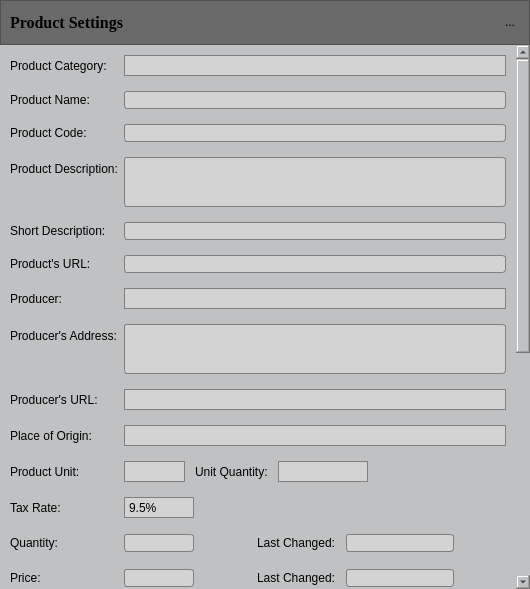
<?xml version="1.0" encoding="UTF-8"?>
<ui version="4.0">
 <class>ProductSettings</class>
 <widget class="QDialog" name="ProductSettings">
  <property name="windowModality">
   <enum>Qt::ApplicationModal</enum>
  </property>
  <property name="geometry">
   <rect>
    <x>0</x>
    <y>0</y>
    <width>530</width>
    <height>589</height>
   </rect>
  </property>
  <property name="sizePolicy">
   <sizepolicy hsizetype="Expanding" vsizetype="Expanding">
    <horstretch>0</horstretch>
    <verstretch>0</verstretch>
   </sizepolicy>
  </property>
  <property name="minimumSize">
   <size>
    <width>530</width>
    <height>0</height>
   </size>
  </property>
  <property name="maximumSize">
   <size>
    <width>530</width>
    <height>16777215</height>
   </size>
  </property>
  <property name="windowTitle">
   <string>Dialog</string>
  </property>
  <property name="styleSheet">
   <string notr="true">QWidget {
	background-color: rgb(191,193,194);
}

/*	Push button*/
QPushButton {
	min-height: 20px;
	border: 1px solid gray;
	border-radius: 3px;
	background-color: lightgray;
	selection-background-color: gray;
}

QPushButton:hover {
	background-color: gray;
	border-radius: 3px;
}

/*Combo box*/
QComboBox {
	min-height: 19px;
	background-color: lightgray;
	selection-background-color: gray;
	padding-left: 4px;
	border: 1px solid gray;
}

QComboBox:editable {
	min-height: 19px;
	background-color: lightgray;
	selection-background-color: gray;
	padding-left: 0px;
	border: 1px solid gray;	
}

QComboBox::down-arrow {
	image: url(C:/Projekti/arrow_down.png);
    width: 10px;
    height: 10px;
}

QComboBox::drop-down {
	border: 0px;
    subcontrol-position: top right;
    width: 15px;
}

QComboBox QAbstractItemView {
	border: 1px solid black;
	background-color: lightgray;
	selection-background-color: gray;
}


 QComboBox:hover {
	background-color: gray;
}


/*Line edit*/
QLineEdit,QTextEdit {
    border: 1px solid gray;
	border-radius: 3px;
    background-color: lightgray;
    selection-background-color: darkgray;
}

/*Tool button*/
QToolButton {
	max-width: 77px;
	max-height: 20px;
	border: 0px solid gray;
}
</string>
  </property>
  <layout class="QVBoxLayout" name="verticalLayout">
   <property name="spacing">
    <number>0</number>
   </property>
   <property name="leftMargin">
    <number>0</number>
   </property>
   <property name="topMargin">
    <number>0</number>
   </property>
   <property name="rightMargin">
    <number>0</number>
   </property>
   <property name="bottomMargin">
    <number>0</number>
   </property>
   <item>
    <widget class="QFrame" name="frame_2">
     <property name="sizePolicy">
      <sizepolicy hsizetype="Preferred" vsizetype="Fixed">
       <horstretch>0</horstretch>
       <verstretch>0</verstretch>
      </sizepolicy>
     </property>
     <property name="minimumSize">
      <size>
       <width>0</width>
       <height>45</height>
      </size>
     </property>
     <property name="styleSheet">
      <string notr="true">background-color:rgb(105,105,105)</string>
     </property>
     <property name="frameShape">
      <enum>QFrame::StyledPanel</enum>
     </property>
     <property name="frameShadow">
      <enum>QFrame::Raised</enum>
     </property>
     <layout class="QHBoxLayout" name="horizontalLayout">
      <item>
       <widget class="QLabel" name="label">
        <property name="font">
         <font>
          <family>Times New Roman</family>
          <pointsize>12</pointsize>
          <weight>75</weight>
          <bold>true</bold>
         </font>
        </property>
        <property name="text">
         <string>Product Settings</string>
        </property>
       </widget>
      </item>
      <item>
       <widget class="QToolButton" name="m_pToolButtonClose">
        <property name="styleSheet">
         <string notr="true">/*Tool button*/
QToolButton {
	max-width: 20px;
	max-height: 20px;
	border: 0px solid gray;
}
</string>
        </property>
        <property name="text">
         <string>...</string>
        </property>
        <property name="icon">
         <iconset>
          <normaloff>../../../../Resources/Icons/close-icon.png</normaloff>../../../../Resources/Icons/close-icon.png</iconset>
        </property>
       </widget>
      </item>
     </layout>
    </widget>
   </item>
   <item>
    <widget class="QScrollArea" name="scrollArea_2">
     <property name="frameShape">
      <enum>QFrame::NoFrame</enum>
     </property>
     <property name="widgetResizable">
      <bool>true</bool>
     </property>
     <widget class="QWidget" name="scrollAreaWidgetContents_2">
      <property name="geometry">
       <rect>
        <x>0</x>
        <y>-396</y>
        <width>516</width>
        <height>1082</height>
       </rect>
      </property>
      <layout class="QFormLayout" name="formLayout">
       <property name="fieldGrowthPolicy">
        <enum>QFormLayout::AllNonFixedFieldsGrow</enum>
       </property>
       <property name="horizontalSpacing">
        <number>6</number>
       </property>
       <property name="verticalSpacing">
        <number>15</number>
       </property>
       <property name="leftMargin">
        <number>10</number>
       </property>
       <property name="topMargin">
        <number>10</number>
       </property>
       <property name="rightMargin">
        <number>10</number>
       </property>
       <property name="bottomMargin">
        <number>10</number>
       </property>
       <item row="0" column="0">
        <widget class="QLabel" name="label_22">
         <property name="text">
          <string>Product Category:</string>
         </property>
        </widget>
       </item>
       <item row="0" column="1">
        <widget class="QComboBox" name="m_pComboBoxProductCategory">
         <property name="minimumSize">
          <size>
           <width>0</width>
           <height>21</height>
          </size>
         </property>
         <property name="editable">
          <bool>true</bool>
         </property>
        </widget>
       </item>
       <item row="1" column="0">
        <widget class="QLabel" name="label_23">
         <property name="text">
          <string>Product Name:</string>
         </property>
        </widget>
       </item>
       <item row="1" column="1">
        <widget class="QLineEdit" name="m_pLineEditProductName"/>
       </item>
       <item row="2" column="0">
        <widget class="QLabel" name="label_24">
         <property name="text">
          <string>Product Code:</string>
         </property>
        </widget>
       </item>
       <item row="2" column="1">
        <widget class="QLineEdit" name="m_pLineEditProductCode"/>
       </item>
       <item row="3" column="0">
        <widget class="QLabel" name="label_25">
         <property name="text">
          <string>Product Description:</string>
         </property>
        </widget>
       </item>
       <item row="3" column="1">
        <widget class="QTextEdit" name="m_pTextEditProductDescription">
         <property name="maximumSize">
          <size>
           <width>16777215</width>
           <height>50</height>
          </size>
         </property>
         <property name="tabStopWidth">
          <number>80</number>
         </property>
        </widget>
       </item>
       <item row="4" column="0">
        <widget class="QLabel" name="label_26">
         <property name="text">
          <string>Short Description:</string>
         </property>
        </widget>
       </item>
       <item row="4" column="1">
        <widget class="QLineEdit" name="m_pLineEditShortDescription"/>
       </item>
       <item row="5" column="0">
        <widget class="QLabel" name="label_27">
         <property name="text">
          <string>Product's URL:</string>
         </property>
        </widget>
       </item>
       <item row="5" column="1">
        <widget class="QLineEdit" name="m_pLineEditProductURL"/>
       </item>
       <item row="6" column="0">
        <widget class="QLabel" name="label_28">
         <property name="text">
          <string>Producer:</string>
         </property>
        </widget>
       </item>
       <item row="6" column="1">
        <widget class="QComboBox" name="m_pComboBoxProducer">
         <property name="minimumSize">
          <size>
           <width>0</width>
           <height>21</height>
          </size>
         </property>
         <property name="editable">
          <bool>true</bool>
         </property>
        </widget>
       </item>
       <item row="7" column="0">
        <widget class="QLabel" name="label_29">
         <property name="text">
          <string>Producer's Address:</string>
         </property>
         <property name="wordWrap">
          <bool>true</bool>
         </property>
        </widget>
       </item>
       <item row="7" column="1">
        <widget class="QTextEdit" name="m_pTextEditProducerAddress">
         <property name="maximumSize">
          <size>
           <width>16777215</width>
           <height>50</height>
          </size>
         </property>
        </widget>
       </item>
       <item row="8" column="0">
        <widget class="QLabel" name="label_6">
         <property name="text">
          <string>Producer's URL:</string>
         </property>
        </widget>
       </item>
       <item row="8" column="1">
        <widget class="QComboBox" name="m_pComboBoxProducerURL">
         <property name="minimumSize">
          <size>
           <width>0</width>
           <height>21</height>
          </size>
         </property>
         <property name="editable">
          <bool>true</bool>
         </property>
        </widget>
       </item>
       <item row="9" column="0">
        <widget class="QLabel" name="label_30">
         <property name="text">
          <string>Place of Origin:</string>
         </property>
        </widget>
       </item>
       <item row="9" column="1">
        <widget class="QComboBox" name="m_pComboBoxPlaceOfOrigin">
         <property name="minimumSize">
          <size>
           <width>0</width>
           <height>21</height>
          </size>
         </property>
         <property name="editable">
          <bool>true</bool>
         </property>
        </widget>
       </item>
       <item row="27" column="0" colspan="2">
        <layout class="QHBoxLayout" name="horizontalLayout_6">
         <property name="spacing">
          <number>10</number>
         </property>
         <property name="bottomMargin">
          <number>0</number>
         </property>
         <item>
          <widget class="QPushButton" name="m_pPushButtonSave">
           <property name="text">
            <string>Save</string>
           </property>
          </widget>
         </item>
         <item>
          <widget class="QPushButton" name="m_pPushButtonCancel">
           <property name="text">
            <string>Cancel</string>
           </property>
          </widget>
         </item>
        </layout>
       </item>
       <item row="24" column="0" colspan="2">
        <spacer name="verticalSpacer">
         <property name="orientation">
          <enum>Qt::Vertical</enum>
         </property>
         <property name="sizeHint" stdset="0">
          <size>
           <width>20</width>
           <height>40</height>
          </size>
         </property>
        </spacer>
       </item>
       <item row="12" column="0">
        <widget class="QLabel" name="label_33">
         <property name="text">
          <string>Quantity:</string>
         </property>
        </widget>
       </item>
       <item row="12" column="1">
        <layout class="QHBoxLayout" name="horizontalLayout_7" stretch="0,0,0,0,0">
         <property name="spacing">
          <number>10</number>
         </property>
         <item>
          <widget class="QLineEdit" name="m_pLineEditQuantity">
           <property name="minimumSize">
            <size>
             <width>70</width>
             <height>0</height>
            </size>
           </property>
           <property name="maximumSize">
            <size>
             <width>70</width>
             <height>16777215</height>
            </size>
           </property>
          </widget>
         </item>
         <item>
          <spacer name="horizontalSpacer_2">
           <property name="orientation">
            <enum>Qt::Horizontal</enum>
           </property>
           <property name="sizeHint" stdset="0">
            <size>
             <width>40</width>
             <height>20</height>
            </size>
           </property>
          </spacer>
         </item>
         <item>
          <widget class="QLabel" name="label_19">
           <property name="text">
            <string>Last Changed:</string>
           </property>
          </widget>
         </item>
         <item>
          <widget class="QLineEdit" name="m_pLineEditQuantLastChanged">
           <property name="minimumSize">
            <size>
             <width>70</width>
             <height>0</height>
            </size>
           </property>
          </widget>
         </item>
         <item>
          <spacer name="horizontalSpacer_6">
           <property name="orientation">
            <enum>Qt::Horizontal</enum>
           </property>
           <property name="sizeHint" stdset="0">
            <size>
             <width>40</width>
             <height>20</height>
            </size>
           </property>
          </spacer>
         </item>
        </layout>
       </item>
       <item row="13" column="0">
        <widget class="QLabel" name="label_34">
         <property name="text">
          <string>Price:</string>
         </property>
        </widget>
       </item>
       <item row="13" column="1">
        <layout class="QHBoxLayout" name="horizontalLayout_5">
         <property name="spacing">
          <number>10</number>
         </property>
         <item>
          <widget class="QLineEdit" name="m_pLineEditPrice">
           <property name="minimumSize">
            <size>
             <width>70</width>
             <height>0</height>
            </size>
           </property>
           <property name="maximumSize">
            <size>
             <width>70</width>
             <height>16777215</height>
            </size>
           </property>
          </widget>
         </item>
         <item>
          <spacer name="horizontalSpacer">
           <property name="orientation">
            <enum>Qt::Horizontal</enum>
           </property>
           <property name="sizeHint" stdset="0">
            <size>
             <width>40</width>
             <height>20</height>
            </size>
           </property>
          </spacer>
         </item>
         <item>
          <widget class="QLabel" name="label_17">
           <property name="text">
            <string>Last Changed:</string>
           </property>
          </widget>
         </item>
         <item>
          <widget class="QLineEdit" name="m_pLineEditPriceLastChanged">
           <property name="minimumSize">
            <size>
             <width>70</width>
             <height>0</height>
            </size>
           </property>
          </widget>
         </item>
         <item>
          <spacer name="horizontalSpacer_7">
           <property name="orientation">
            <enum>Qt::Horizontal</enum>
           </property>
           <property name="sizeHint" stdset="0">
            <size>
             <width>40</width>
             <height>20</height>
            </size>
           </property>
          </spacer>
         </item>
        </layout>
       </item>
       <item row="10" column="0">
        <widget class="QLabel" name="label_32">
         <property name="text">
          <string>Product Unit:</string>
         </property>
        </widget>
       </item>
       <item row="10" column="1">
        <widget class="QFrame" name="frame">
         <layout class="QHBoxLayout" name="horizontalLayout_8" stretch="0,0,5,4">
          <property name="spacing">
           <number>10</number>
          </property>
          <property name="leftMargin">
           <number>0</number>
          </property>
          <property name="topMargin">
           <number>0</number>
          </property>
          <property name="rightMargin">
           <number>0</number>
          </property>
          <property name="bottomMargin">
           <number>0</number>
          </property>
          <item>
           <widget class="QComboBox" name="m_pComboBoxProductUnit">
            <property name="minimumSize">
             <size>
              <width>0</width>
              <height>21</height>
             </size>
            </property>
            <property name="editable">
             <bool>true</bool>
            </property>
           </widget>
          </item>
          <item>
           <widget class="QLabel" name="label_20">
            <property name="sizePolicy">
             <sizepolicy hsizetype="Preferred" vsizetype="Preferred">
              <horstretch>0</horstretch>
              <verstretch>0</verstretch>
             </sizepolicy>
            </property>
            <property name="text">
             <string>Unit Quantity:</string>
            </property>
           </widget>
          </item>
          <item>
           <widget class="QComboBox" name="m_pComboBoxUnitQuantity">
            <property name="sizePolicy">
             <sizepolicy hsizetype="Expanding" vsizetype="Fixed">
              <horstretch>0</horstretch>
              <verstretch>0</verstretch>
             </sizepolicy>
            </property>
            <property name="minimumSize">
             <size>
              <width>50</width>
              <height>21</height>
             </size>
            </property>
            <property name="maximumSize">
             <size>
              <width>90</width>
              <height>16777215</height>
             </size>
            </property>
            <property name="editable">
             <bool>true</bool>
            </property>
           </widget>
          </item>
          <item>
           <spacer name="horizontalSpacer_3">
            <property name="orientation">
             <enum>Qt::Horizontal</enum>
            </property>
            <property name="sizeHint" stdset="0">
             <size>
              <width>40</width>
              <height>20</height>
             </size>
            </property>
           </spacer>
          </item>
         </layout>
        </widget>
       </item>
       <item row="11" column="0">
        <widget class="QLabel" name="label_35">
         <property name="text">
          <string>Tax Rate:</string>
         </property>
        </widget>
       </item>
       <item row="11" column="1">
        <widget class="QComboBox" name="m_pComboBoxTaxRate">
         <property name="maximumSize">
          <size>
           <width>70</width>
           <height>16777215</height>
          </size>
         </property>
         <item>
          <property name="text">
           <string>9.5%</string>
          </property>
         </item>
         <item>
          <property name="text">
           <string>22%</string>
          </property>
         </item>
        </widget>
       </item>
       <item row="14" column="0">
        <widget class="QLabel" name="label_31">
         <property name="text">
          <string>Image:</string>
         </property>
        </widget>
       </item>
       <item row="14" column="1">
        <layout class="QHBoxLayout" name="horizontalLayout_4" stretch="0,1">
         <property name="spacing">
          <number>15</number>
         </property>
         <property name="rightMargin">
          <number>0</number>
         </property>
         <item>
          <widget class="QLabel" name="m_pLabelTexture">
           <property name="minimumSize">
            <size>
             <width>50</width>
             <height>50</height>
            </size>
           </property>
           <property name="frameShape">
            <enum>QFrame::StyledPanel</enum>
           </property>
           <property name="text">
            <string/>
           </property>
          </widget>
         </item>
         <item>
          <layout class="QFormLayout" name="formLayout_2">
           <property name="fieldGrowthPolicy">
            <enum>QFormLayout::AllNonFixedFieldsGrow</enum>
           </property>
           <property name="horizontalSpacing">
            <number>10</number>
           </property>
           <property name="rightMargin">
            <number>0</number>
           </property>
           <item row="0" column="0">
            <widget class="QLabel" name="label_10">
             <property name="text">
              <string>Select:</string>
             </property>
            </widget>
           </item>
           <item row="0" column="1">
            <widget class="QComboBox" name="m_pComboBoxImageSelect">
             <property name="sizePolicy">
              <sizepolicy hsizetype="Expanding" vsizetype="Fixed">
               <horstretch>0</horstretch>
               <verstretch>0</verstretch>
              </sizepolicy>
             </property>
             <property name="minimumSize">
              <size>
               <width>0</width>
               <height>21</height>
              </size>
             </property>
             <property name="editable">
              <bool>true</bool>
             </property>
            </widget>
           </item>
           <item row="1" column="0">
            <widget class="QLabel" name="label_11">
             <property name="text">
              <string>Add New:</string>
             </property>
            </widget>
           </item>
           <item row="1" column="1">
            <widget class="QToolButton" name="m_pToolButtonSetTexture">
             <property name="minimumSize">
              <size>
               <width>20</width>
               <height>20</height>
              </size>
             </property>
             <property name="maximumSize">
              <size>
               <width>79</width>
               <height>22</height>
              </size>
             </property>
             <property name="font">
              <font>
               <kerning>true</kerning>
              </font>
             </property>
             <property name="focusPolicy">
              <enum>Qt::TabFocus</enum>
             </property>
             <property name="styleSheet">
              <string notr="true">/*Tool button*/
QToolButton {
	max-width: 77px;
	max-height: 20px;
	border: 1px solid gray;
}

QToolButton:hover {
	background-color: gray;
	border-radius: 1px;
}
</string>
             </property>
             <property name="text">
              <string>Select File ...</string>
             </property>
            </widget>
           </item>
          </layout>
         </item>
        </layout>
       </item>
       <item row="15" column="0">
        <widget class="QLabel" name="label_2">
         <property name="text">
          <string>Frame:</string>
         </property>
        </widget>
       </item>
       <item row="15" column="1">
        <layout class="QHBoxLayout" name="horizontalLayout_3" stretch="0,0">
         <property name="spacing">
          <number>2</number>
         </property>
         <item>
          <widget class="QComboBox" name="m_pComboBoxFrame">
           <property name="minimumSize">
            <size>
             <width>150</width>
             <height>21</height>
            </size>
           </property>
           <property name="acceptDrops">
            <bool>false</bool>
           </property>
           <property name="accessibleName">
            <string/>
           </property>
           <property name="styleSheet">
            <string notr="true">QComboBox {
	min-height: 19px;
	background-color: lightgray;
	selection-background-color: gray;
	padding-left: 4px;
	border: 1px solid gray;
}

QComboBox:editable {
	min-height: 19px;
	background-color: lightgray;
	selection-background-color: gray;
	padding-left: 0px;
	border: 1px solid gray;	
}

QComboBox::down-arrow {
	image: url(C:/Projekti/arrow_down.png);
    width: 10px;
    height: 10px;
}

QComboBox::drop-down {
	border: 0px;
    subcontrol-position: top right;
    width: 15px;
}

QComboBox QAbstractItemView {
	border: 1px solid black;
	background-color: lightgray;
	selection-background-color: gray;
}


 QComboBox:hover {
	background-color: gray;
}
</string>
           </property>
           <property name="editable">
            <bool>false</bool>
           </property>
           <property name="currentText">
            <string>Plate3D</string>
           </property>
           <item>
            <property name="text">
             <string>Plate3D</string>
            </property>
           </item>
           <item>
            <property name="text">
             <string>Prism</string>
            </property>
           </item>
           <item>
            <property name="text">
             <string>Sphere</string>
            </property>
           </item>
          </widget>
         </item>
         <item>
          <spacer name="horizontalSpacer_4">
           <property name="orientation">
            <enum>Qt::Horizontal</enum>
           </property>
           <property name="sizeHint" stdset="0">
            <size>
             <width>40</width>
             <height>20</height>
            </size>
           </property>
          </spacer>
         </item>
        </layout>
       </item>
       <item row="17" column="0">
        <widget class="QLabel" name="label_7">
         <property name="text">
          <string>Preview:</string>
         </property>
        </widget>
       </item>
       <item row="17" column="1">
        <layout class="QHBoxLayout" name="horizontalLayout_2">
         <item>
          <widget class="VR::OSGQT_Widget" name="m_pOSGQT_Widget" native="true">
           <property name="minimumSize">
            <size>
             <width>150</width>
             <height>150</height>
            </size>
           </property>
          </widget>
         </item>
         <item>
          <spacer name="horizontalSpacer_5">
           <property name="orientation">
            <enum>Qt::Horizontal</enum>
           </property>
           <property name="sizeHint" stdset="0">
            <size>
             <width>40</width>
             <height>20</height>
            </size>
           </property>
          </spacer>
         </item>
        </layout>
       </item>
       <item row="16" column="0">
        <widget class="QLabel" name="label_3">
         <property name="text">
          <string>Size:</string>
         </property>
        </widget>
       </item>
       <item row="16" column="1">
        <layout class="QHBoxLayout" name="horizontalLayout_9">
         <item>
          <widget class="QLabel" name="label_4">
           <property name="maximumSize">
            <size>
             <width>20</width>
             <height>16777215</height>
            </size>
           </property>
           <property name="text">
            <string>X:</string>
           </property>
          </widget>
         </item>
         <item>
          <widget class="QDoubleSpinBox" name="m_pDoubleSpinBoxSizeX">
           <property name="singleStep">
            <double>0.010000000000000</double>
           </property>
           <property name="value">
            <double>1.000000000000000</double>
           </property>
          </widget>
         </item>
         <item>
          <widget class="QLabel" name="label_5">
           <property name="maximumSize">
            <size>
             <width>20</width>
             <height>16777215</height>
            </size>
           </property>
           <property name="text">
            <string>Y:</string>
           </property>
          </widget>
         </item>
         <item>
          <widget class="QDoubleSpinBox" name="m_pDoubleSpinBoxSizeY">
           <property name="singleStep">
            <double>0.010000000000000</double>
           </property>
           <property name="value">
            <double>0.010000000000000</double>
           </property>
          </widget>
         </item>
         <item>
          <widget class="QLabel" name="label_8">
           <property name="maximumSize">
            <size>
             <width>20</width>
             <height>16777215</height>
            </size>
           </property>
           <property name="text">
            <string>Z:</string>
           </property>
          </widget>
         </item>
         <item>
          <widget class="QDoubleSpinBox" name="m_pDoubleSpinBoxSizeZ">
           <property name="singleStep">
            <double>0.010000000000000</double>
           </property>
           <property name="value">
            <double>1.000000000000000</double>
           </property>
          </widget>
         </item>
        </layout>
       </item>
      </layout>
     </widget>
    </widget>
   </item>
  </layout>
 </widget>
 <customwidgets>
  <customwidget>
   <class>VR::OSGQT_Widget</class>
   <extends>QWidget</extends>
   <header location="global">vrosgqt_widget.h</header>
   <container>1</container>
  </customwidget>
 </customwidgets>
 <resources/>
 <connections/>
</ui>
